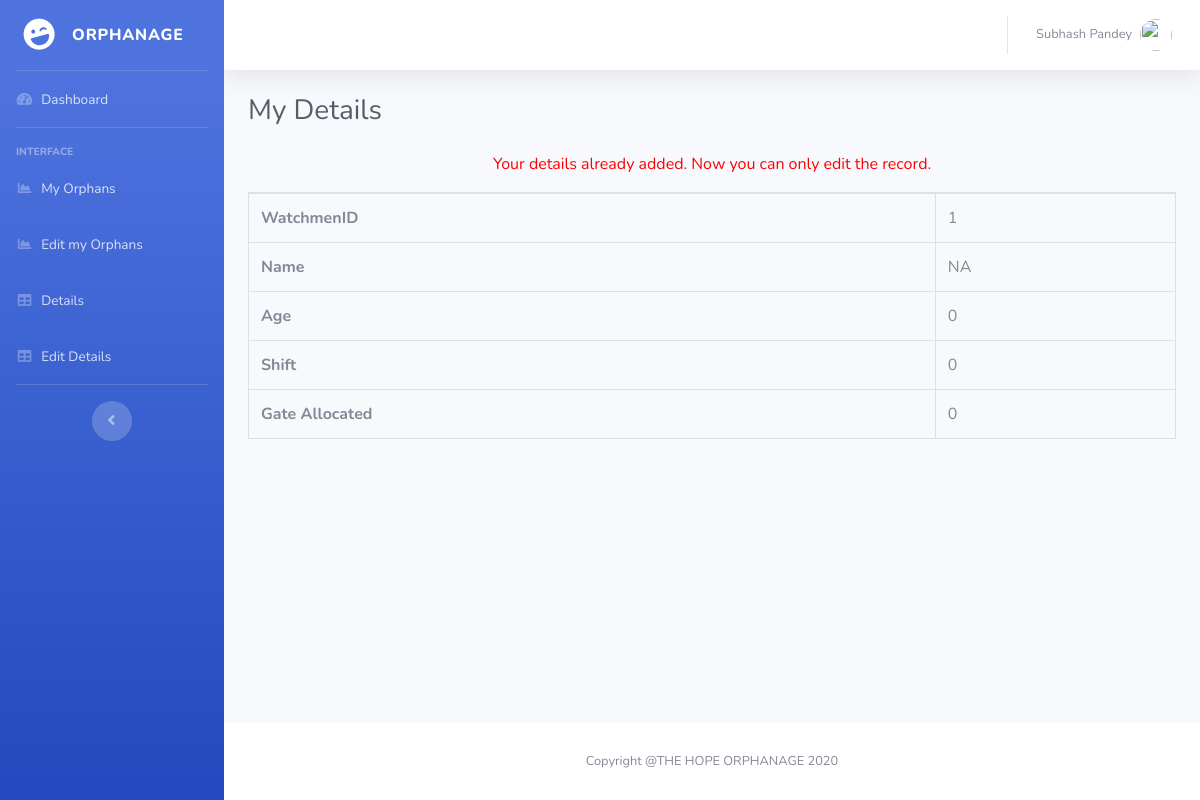
Screenshot of /Orphanage-Record-Management-System-Project/erms/watchmen/watchmenedu.php (signed in) with the database file from the repository.
### tables this page shows
CREATE TABLE `watchmen` (
  `ID` int(11) NOT NULL,
  `EmpFname` varchar(50) DEFAULT NULL,
  `EmpLName` varchar(50) NOT NULL,
  `EmpCode` varchar(50) DEFAULT NULL,
  `EmpDept` varchar(120) DEFAULT NULL,
  `EmpDesignation` varchar(120) DEFAULT NULL,
  `EmpContactNo` bigint(10) DEFAULT NULL,
  `EmpGender` enum('Male','Female') DEFAULT NULL,
  `EmpEmail` varchar(200) DEFAULT NULL,
  `EmpPassword` varchar(100) DEFAULT NULL,
  `EmpJoingdate` date DEFAULT NULL,
  `PostingDate` timestamp NOT NULL DEFAULT current_timestamp()
);

CREATE TABLE `watchmenedu` (
  `Id` int(11) NOT NULL,
  `watchmenid` int(10) DEFAULT NULL,
  `name` varchar(45) DEFAULT NULL,
  `age` int(45) DEFAULT NULL,
  `shift` int(45) DEFAULT NULL,
  `gateallocated` int(50) DEFAULT NULL
);

### Orphanage-Record-Management-System-Project/erms/watchmen/watchmenedu.php (the view, shortened to what this page needs)
<?php
include('../includes/dbconnection.php');
if (strlen($_SESSION['uid']==0)) {
  header('location:../logout.php');
  } else{
  ?>
<!DOCTYPE html>
<html lang="en">
<head>
  <link href="../vendor/fontawesome-free/css/all.min.css" rel="stylesheet" type="text/css">
<link href="../vendor/datatables/dataTables.bootstrap4.min.css" rel="stylesheet">
  <link href="../css/sb-admin-2.min.css" rel="stylesheet">
</head>
<body id="page-top">
  <div id="wrapper">
  <?php include_once('../includes/watchmensidebar.php')?>
    <div id="content-wrapper" class="d-flex flex-column">
      <div id="content">
         <?php include_once('../includes/watchmenheader.php')?>
        <div class="container-fluid">
          <h1 class="h3 mb-4 text-gray-800">My Details</h1>
<?php
$empid=$_SESSION['uid'];
$query=mysqli_query($con,"select * from watchmenedu where watchmenid=$empid");
$row=mysqli_fetch_array($query);
if($row>0)
{
?>
<p style="font-size:16px; color:red" align="center">Your details already added. Now you can only edit the record. </p>
<table class="table table-bordered" id="dataTable" width="100%" cellspacing="0">
<tr>
  <th>WatchmenID</th>
  <td><?php echo $row['watchmenid'];?></td>
</tr>
<tr>
  <th>Name</th>
  <td><?php echo $row['name'];?></td>
</tr>
<tr>
  <th>Age</th>
  <td><?php echo $row['age'];?></td>
</tr>
<tr>
  <th>Shift</th>
  <td><?php echo $row['shift'];?></td>
</tr>
<tr>
  <th>Gate Allocated</th>
  <td><?php echo $row['gateallocated'];?></td>
</tr>
</table>
<?php } ?>
        </div>
      </div>
   <?php include_once('../includes/footer.php');?>
    </div>
  </div>
</body>
</html>
<?php }  ?>

### Orphanage-Record-Management-System-Project/erms/includes/watchmenheader.php (shortened to what this page needs)
<nav class="navbar navbar-expand navbar-light bg-white topbar mb-4 static-top shadow">
<ul class="navbar-nav ml-auto">
  <li class="nav-item dropdown no-arrow">
    <a class="nav-link dropdown-toggle" href="#" id="userDropdown" role="button" data-toggle="dropdown" aria-haspopup="true" aria-expanded="false">
<?php
$empid=$_SESSION['uid'];
$ret=mysqli_query($con,"select EmpFname,EmpLname from watchmen where ID='$empid'");
$row=mysqli_fetch_array($ret);
$fname=$row['EmpFname'];
$lname=$row['EmpLname'];
?>
      <span class="mr-2 d-none d-lg-inline text-gray-600 small"><?php echo $fname." ".$lname; ?></span>
      <img class="img-profile rounded-circle" src="https://source.unsplash.com/QAB-WJcbgJk/60x60">
    </a>
  </li>
</ul>
</nav>

### rows the page displays
watchmen: EmpFname "Subhash", EmpLName "Pandey"
watchmenedu: watchmenid "1", name "NA", age "0", shift "0", gateallocated "0"
